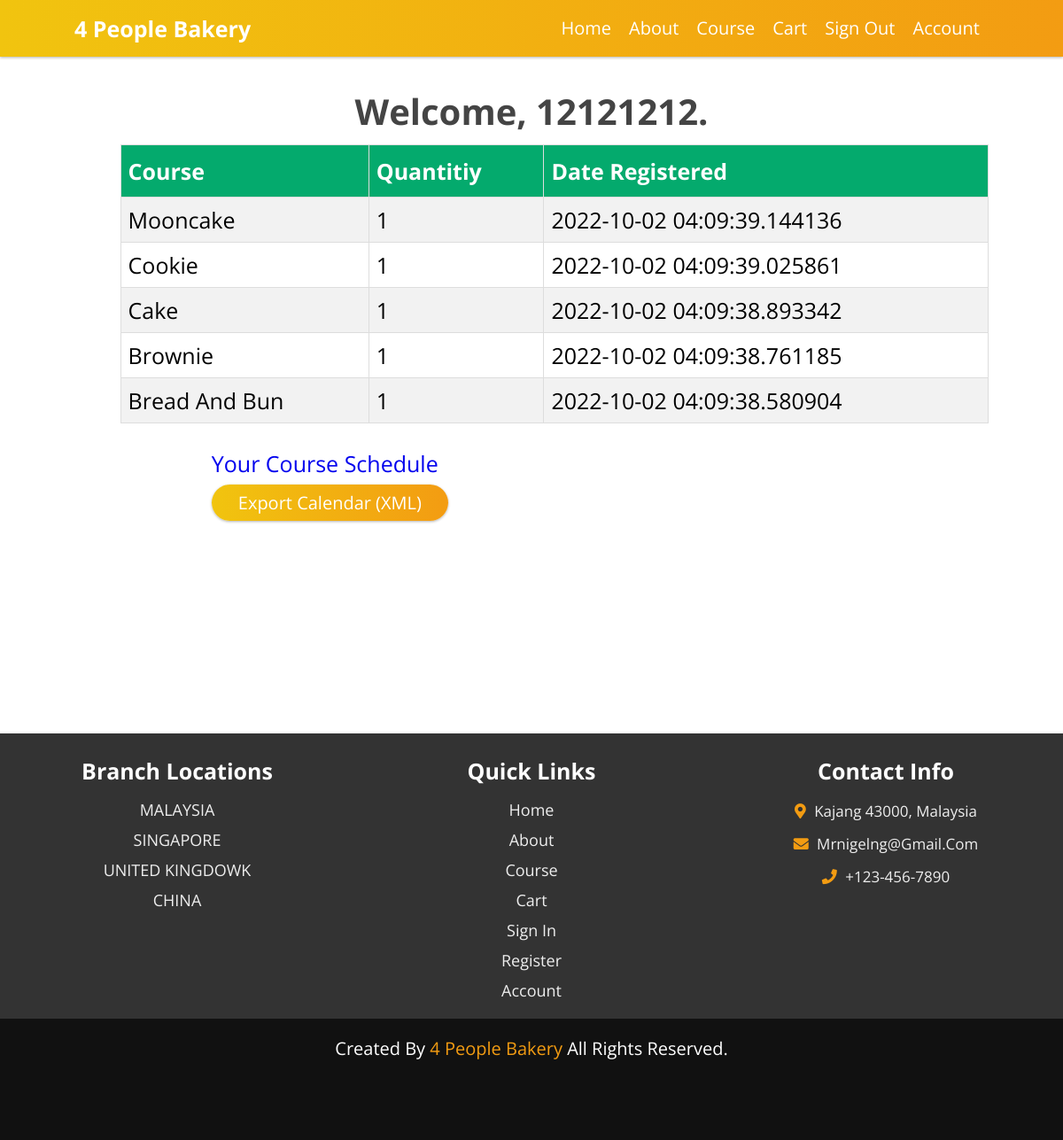
Page /account (signed in) on the committed database.
### app/models.py (models this page shows, shortened)
class User(db.Model, UserMixin):
    id = db.Column(db.Integer, primary_key=True)
    username = db.Column(db.String(30), unique=True, nullable=False)
    password = db.Column(db.String(20), nullable=False)
    email = db.Column(db.String(80), unique=True, nullable=False)
    registerCourses = db.relationship('RegisterCourse', backref=db.backref('person', lazy=True ))

class RegisterCourse(db.Model):
    id = db.Column(db.Integer, primary_key=True)
    course = db.Column(db.String, nullable=False)
    quantity = db.Column(db.Integer,nullable=False)
    date_registered = db.Column(db.DateTime, default=datetime.utcnow)
    user_id = db.Column(db.Integer, db.ForeignKey('user.id'), nullable=False)

### app/routes.py (the view)
@app.route('/account')
@login_required
def account():
    username=current_user.username
    user = User.query.filter_by(username=username).first()
    if user:
        registerCourses = RegisterCourse.query.filter_by(user_id=user.id).order_by(RegisterCourse.date_registered.desc()).paginate()
        return render_template('account.html', title='Account', registerCourses=registerCourses, user=user)
    else:
        return '404'

### app/models.py (called while the page is built)
@login.user_loader
def load_user(user_id):
    return User.query.filter_by(id=user_id).first()

### app/templates/account.html (shortened to what this page needs)
{% extends "base.html" %}
{% block content %}
  <h1 class="heading">Welcome, {{ current_user.username }}. </h1>
 <div style="font-size: 25px;margin-left: 5%;">
 {% if registerCourses.items %}
 <table id="courses">
    <tr>
        <th>Course</th>
        <th>Quantitiy</th>
        <th>Date registered</th>
    </tr>
    {% for registerCourse in registerCourses.items %}
     {% if registerCourse.quantity>= 1 %}
        <tr>
            <td>{{ registerCourse.course }}</td>
            <td>{{ registerCourse.quantity }}
            <td>{{ registerCourse.date_registered }}</td>
        </tr>
     {% endif %}
    {% endfor %}
</table>
 {% else %}
 <h4 style="text-align: center; font-size: 25px;">There are no course registered. Register now</h4>
 {% endif %}
</div>
{% if registerCourses.items %}
<div>
    <br><br>
    <a style="font-size: 25px;margin-left: 15%;" href="{{ url_for('user_course', username=user.username)}}">Your course schedule</a>
    <br><br>
    <a class="btn btn-outline-primary" style="margin-left: 15%;" href="{{ url_for('export_calendar', username=current_user.username) }}">
        Export Calendar (XML)
    </a>
</div>
{% endif %}
{% endblock %}

### app/templates/base.html (shortened to what this page needs)
<!DOCTYPE html>
<html lang="en">
  {% block head %}
 {% include 'head.html' %}
{% endblock %}
<body>
{% block navbar %} {% include 'navbar.html' %}{% endblock %}
<br><br>
<section class="course" id="course">
{% block content %}{% endblock %}
</section>
{% block footer %}
 {% include 'footer.html' %}
{% endblock %}
</body>
</html>

### app/templates/head.html (shortened to what this page needs)
<head>
    <link rel="stylesheet" href="https://cdnjs.cloudflare.com/ajax/libs/font-awesome/5.15.2/css/all.min.css">
    <link rel="stylesheet" type="text/css" href="{{ url_for('static', filename='css/style.css') }}">
</head>

### app/templates/navbar.html (shortened to what this page needs)
<head>
  <link rel="stylesheet" href="https://cdnjs.cloudflare.com/ajax/libs/font-awesome/5.15.2/css/all.min.css">
  <link rel="stylesheet" type="text/css" href="{{ url_for('static', filename='css/style.css') }}">
</head>
<header>
  <h2 class="logo">4 People Bakery</h2>
  <nav class="navbar">
    <ul>
      <li><a href="{{ url_for('home') }}">Home</a></li>
      <li><a href="{{ url_for('about') }}">About</a></li>
      <li><a href="{{ url_for('course') }}">Course</a></li>
      {% if session.get('admin_logged_in') %}
        <li><a href="{{ url_for('admin_dashboard') }}">Admin Panel</a></li>
        <li><a href="{{ url_for('admin_logout') }}">Logout</a></li>
      {% elif current_user.is_authenticated %}
        <li><a href="{{ url_for('session_cart') }}">Cart</a></li>
        <li><a href="{{ url_for('logout') }}">Sign Out</a></li>
        <li><a href="{{ url_for('account') }}">Account</a></li>
      {% else %}
        <li><a href="{{ url_for('session_cart') }}">Cart</a></li>
        <li><a href="{{ url_for('login') }}">Sign In</a></li>
        <li><a href="{{ url_for('register') }}">Register</a></li>
        <li><a href="{{ url_for('admin_login') }}">Admin Login</a></li>
      {% endif %}
    </ul>
  </nav>
</header>

### app/templates/footer.html
<div class="footer">
    <div class="box-container">
        <div class="box">
            <h3>branch locations</h3>
            <a href="https://www.google.com/maps?ll=3.008419,101.805608&z=17&t=m&hl=en&gl=MY&mapclient=embed&cid=1177861395426247713" target="_blank">
                MALAYSIA</a>
            <a href="https://www.google.com/maps/place/Mother+Dough/@1.3034458,103.8567595,17z/data=!3m1!4b1!4m5!3m4!1s0x31da196139d4cb9b:0x416c1f223cb3a9a6!8m2!3d1.3034453!4d103.8589529?hl=en" target="_blank">
                SINGAPORE</a>
            <a href="https://www.google.com/maps/place/Ole+%26+Steen/@51.5092346,-0.1348085,17z/data=!3m1!4b1!4m5!3m4!1s0x487604d17b26dc63:0xf987cacb0b7038d7!8m2!3d51.5092346!4d-0.1326145?hl=en" target="_blank">
                UNITED KINGDOWK</a>
            <a href="https://www.google.com/maps/place/Lillian+Cake+Shop/@31.2349037,121.4714532,17z/data=!3m1!4b1!4m5!3m4!1s0x35b270417ec0dad3:0x70e9143427d699c6!8m2!3d31.2349037!4d121.4736472?hl=en" target="_blank">
                CHINA</a>
        </div>
        <div class="box">
            <h3>quick links</h3>
            <a href="{{ url_for('home')}}">Home</a>
            <a href="{{ url_for('about')}}">About</a>
            <a href="{{ url_for('course')}}">Course</a>
            <a href="{{ url_for('session_cart')}}">Cart</a>
            <a href="{{ url_for('login')}}">Sign In</a>
            <a href="{{ url_for('register')}}">Register</a>
            <a href="{{ url_for('account')}}">Account</a>
        </div>
        <div class="box">
            <h3>contact info</h3>
            <p> <i class="fas fa-map-marker-alt"></i> Kajang 43000, Malaysia </p>
            <p> <i class="fas fa-envelope" ></i> mrnigelng@gmail.com </p>
            <p> <i class="fas fa-phone"></i> +123-456-7890 </p>
        </div>
    </div>
    <h1 class="credit">created by <a href="#">4 People Bakery</a> all rights reserved. </h1>
  </div>

### app/static/css/style.css (style rules this page uses)
:root { --gradient:linear-gradient(90deg, #f1c40f, #f39c12); }
* { font-family: 'Open Sans', sans-serif; margin:0; padding:0; box-sizing: border-box; border:none; outline: none; text-decoration: none; text-transform: capitalize; transition: all .2s linear; }
html { font-size: 62.5%; overflow-x: hidden; }
section { min-height: 100vh; padding:1rem 7%; padding-top:6rem; }
.btn { padding:.7rem 3rem; font-size: 2rem; color:#fff; background:var(--gradient); border-radius: 5rem; margin-top: 1rem; cursor: pointer; box-shadow: 0 .1rem .3rem rgba(0,0,0,.3); position: relative; overflow: hidden; z-index: 0; }
.btn::before { content: ''; position: absolute; top:-1rem; left:-100%; background:#fff9; height:150%; width:20%; transform: rotate(25deg); z-index: -1; }
.heading { color:#444; padding:1rem; font-size: 4rem; text-align: center; }
header { height:63.6px; width: 100%; display: flex; align-items: center; justify-content: space-between; position: fixed; top:0; left: 0; z-index: 1000; padding:1.5rem 7%; background:var(--gradient); box-shadow: 0 .1rem .3rem rgba(0,0,0,.3); }
header .logo { color:#fff; font-size: 2.5rem; }
header .navbar ul { display: flex; align-items: center; justify-content: center; list-style: none; }
header .navbar ul li { margin:0 1rem; }
header .navbar ul li a { font-size: 2rem; color:#fff; }
.footer { background:#333; }
.footer .box-container { display: flex; justify-content: center; flex-wrap: wrap; }
.footer .box-container .box { margin:1.5rem; text-align: center; flex:1 1 25rem; }
.footer .box-container .box h3 { font-size: 2.5rem; color:#fff; padding:1rem 0; }
.footer .box-container .box p { font-size: 1.7rem; color:#eee; padding:.7rem 0; }
.footer .box-container .box p i { padding-right: .5rem; color:#f39c12; }
.footer .box-container .box a { font-size: 1.8rem; display: block; padding:.5rem 0; color:#eee; }
.footer .credit { padding:2rem 1rem; font-size: 2rem; color:#fff; background:#111; text-align: center; font-weight: normal; padding-bottom: 9rem; }
.footer .credit a { color:#f39c12 }

### app/templates/account.html (style rules this page uses)
#courses { font-family: Arial, Helvetica, sans-serif; border-collapse: collapse; width: 100%; }
#courses td, #courses th { border: 1px solid #ddd; padding: 8px; }
#courses tr:nth-child(even) { background-color: #f2f2f2; }
#course th { padding-top: 12px; padding-bottom: 12px; text-align: left; background-color: #04AA6D; color: white; }

### rows in the picture
User: username "12121212"
RegisterCourse: course "Mooncake", quantity "1", date_registered "2022-10-02 04:09:39.144136"
RegisterCourse: course "Cookie", quantity "1", date_registered "2022-10-02 04:09:39.025861"
RegisterCourse: course "Cake", quantity "1", date_registered "2022-10-02 04:09:38.893342"
RegisterCourse: course "Brownie", quantity "1", date_registered "2022-10-02 04:09:38.761185"
RegisterCourse: course "Bread And Bun", quantity "1", date_registered "2022-10-02 04:09:38.580904"
